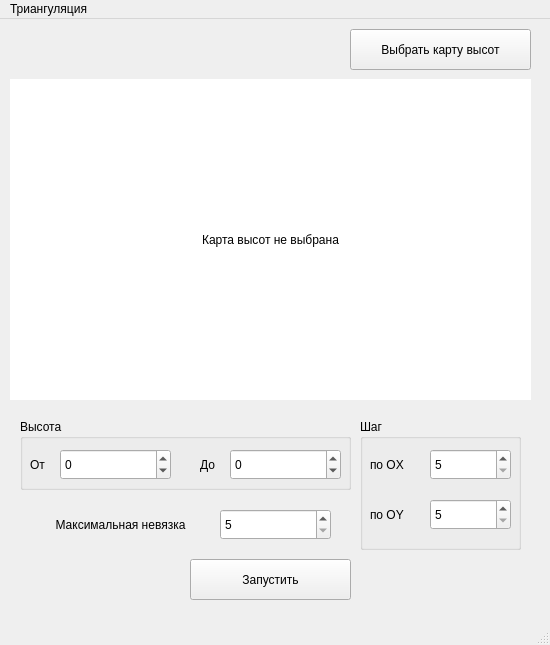
<?xml version="1.0" encoding="UTF-8"?>
<ui version="4.0">
 <class>parameters_triangulation_mainwindow</class>
 <widget class="QMainWindow" name="parameters_triangulation_mainwindow">
  <property name="windowModality">
   <enum>Qt::WindowModal</enum>
  </property>
  <property name="geometry">
   <rect>
    <x>0</x>
    <y>0</y>
    <width>550</width>
    <height>645</height>
   </rect>
  </property>
  <property name="windowTitle">
   <string>Окно параметров триангуляции</string>
  </property>
  <property name="windowIcon">
   <iconset>
    <normaloff>triangle.png</normaloff>triangle.png</iconset>
  </property>
  <property name="animated">
   <bool>true</bool>
  </property>
  <widget class="QWidget" name="parameters_triangulation_centralwidget">
   <widget class="QPushButton" name="choose_file_button">
    <property name="geometry">
     <rect>
      <x>350</x>
      <y>10</y>
      <width>181</width>
      <height>41</height>
     </rect>
    </property>
    <property name="statusTip">
     <string>Выбрать или заменить карту высот</string>
    </property>
    <property name="text">
     <string>Выбрать карту высот</string>
    </property>
   </widget>
   <widget class="QGroupBox" name="height_groupbox">
    <property name="geometry">
     <rect>
      <x>20</x>
      <y>400</y>
      <width>331</width>
      <height>71</height>
     </rect>
    </property>
    <property name="title">
     <string>Высота</string>
    </property>
    <widget class="QSpinBox" name="min_height_spinbox">
     <property name="geometry">
      <rect>
       <x>40</x>
       <y>30</y>
       <width>111</width>
       <height>31</height>
      </rect>
     </property>
     <property name="specialValueText">
      <string/>
     </property>
     <property name="minimum">
      <number>-1000000</number>
     </property>
     <property name="maximum">
      <number>1000000</number>
     </property>
    </widget>
    <widget class="QLabel" name="min_height_label">
     <property name="geometry">
      <rect>
       <x>10</x>
       <y>30</y>
       <width>31</width>
       <height>31</height>
      </rect>
     </property>
     <property name="text">
      <string>От</string>
     </property>
    </widget>
    <widget class="QLabel" name="max_height_label">
     <property name="geometry">
      <rect>
       <x>180</x>
       <y>30</y>
       <width>31</width>
       <height>31</height>
      </rect>
     </property>
     <property name="text">
      <string>До</string>
     </property>
    </widget>
    <widget class="QSpinBox" name="max_height_spinbox">
     <property name="geometry">
      <rect>
       <x>210</x>
       <y>30</y>
       <width>111</width>
       <height>31</height>
      </rect>
     </property>
     <property name="specialValueText">
      <string/>
     </property>
     <property name="minimum">
      <number>-1000000</number>
     </property>
     <property name="maximum">
      <number>1000000</number>
     </property>
    </widget>
   </widget>
   <widget class="QPushButton" name="start_triangulation_button">
    <property name="geometry">
     <rect>
      <x>190</x>
      <y>540</y>
      <width>161</width>
      <height>41</height>
     </rect>
    </property>
    <property name="statusTip">
     <string>Запустить процесс триангуляции</string>
    </property>
    <property name="text">
     <string>Запустить</string>
    </property>
   </widget>
   <widget class="QLabel" name="max_discrepancy_label">
    <property name="geometry">
     <rect>
      <x>30</x>
      <y>490</y>
      <width>181</width>
      <height>31</height>
     </rect>
    </property>
    <property name="text">
     <string>Максимальная невязка</string>
    </property>
    <property name="alignment">
     <set>Qt::AlignCenter</set>
    </property>
   </widget>
   <widget class="QSpinBox" name="max_discrepancy_spinbox">
    <property name="geometry">
     <rect>
      <x>220</x>
      <y>490</y>
      <width>111</width>
      <height>31</height>
     </rect>
    </property>
    <property name="specialValueText">
     <string/>
    </property>
    <property name="minimum">
     <number>5</number>
    </property>
    <property name="maximum">
     <number>1000000</number>
    </property>
    <property name="value">
     <number>5</number>
    </property>
   </widget>
   <widget class="QGroupBox" name="step_groupbox">
    <property name="geometry">
     <rect>
      <x>360</x>
      <y>400</y>
      <width>161</width>
      <height>131</height>
     </rect>
    </property>
    <property name="title">
     <string>Шаг</string>
    </property>
    <widget class="QLabel" name="step_y_label">
     <property name="geometry">
      <rect>
       <x>10</x>
       <y>80</y>
       <width>51</width>
       <height>31</height>
      </rect>
     </property>
     <property name="text">
      <string>по OY</string>
     </property>
    </widget>
    <widget class="QSpinBox" name="step_y_spinbox">
     <property name="geometry">
      <rect>
       <x>70</x>
       <y>80</y>
       <width>81</width>
       <height>31</height>
      </rect>
     </property>
     <property name="specialValueText">
      <string/>
     </property>
     <property name="minimum">
      <number>5</number>
     </property>
     <property name="maximum">
      <number>1000000</number>
     </property>
    </widget>
    <widget class="QLabel" name="step_x_label">
     <property name="geometry">
      <rect>
       <x>10</x>
       <y>30</y>
       <width>51</width>
       <height>31</height>
      </rect>
     </property>
     <property name="text">
      <string>по OX</string>
     </property>
    </widget>
    <widget class="QSpinBox" name="step_x_spinbox">
     <property name="geometry">
      <rect>
       <x>70</x>
       <y>30</y>
       <width>81</width>
       <height>31</height>
      </rect>
     </property>
     <property name="specialValueText">
      <string/>
     </property>
     <property name="minimum">
      <number>5</number>
     </property>
     <property name="maximum">
      <number>1000000</number>
     </property>
     <property name="value">
      <number>5</number>
     </property>
    </widget>
   </widget>
   <widget class="QLabel" name="chosen_map_image">
    <property name="geometry">
     <rect>
      <x>10</x>
      <y>60</y>
      <width>521</width>
      <height>321</height>
     </rect>
    </property>
    <property name="toolTip">
     <string>Карта высот не выбрана</string>
    </property>
    <property name="styleSheet">
     <string notr="true">background-color: rgb(255, 255, 255);</string>
    </property>
    <property name="text">
     <string>Карта высот не выбрана</string>
    </property>
    <property name="scaledContents">
     <bool>true</bool>
    </property>
    <property name="alignment">
     <set>Qt::AlignCenter</set>
    </property>
   </widget>
   <zorder>height_groupbox</zorder>
   <zorder>start_triangulation_button</zorder>
   <zorder>max_discrepancy_label</zorder>
   <zorder>max_discrepancy_spinbox</zorder>
   <zorder>step_groupbox</zorder>
   <zorder>chosen_map_image</zorder>
   <zorder>choose_file_button</zorder>
  </widget>
  <widget class="QMenuBar" name="parameters_triangulation_menubar">
   <property name="geometry">
    <rect>
     <x>0</x>
     <y>0</y>
     <width>550</width>
     <height>26</height>
    </rect>
   </property>
   <widget class="QMenu" name="triangulation_menu">
    <property name="title">
     <string>Триангуляция</string>
    </property>
    <addaction name="load_triangulation_action"/>
    <addaction name="separator"/>
   </widget>
   <addaction name="triangulation_menu"/>
  </widget>
  <widget class="QStatusBar" name="parameters_triangulation_statusbar"/>
  <action name="load_triangulation_action">
   <property name="text">
    <string>Загрузить из файла</string>
   </property>
   <property name="statusTip">
    <string>Загрузить триангуляцию из файла</string>
   </property>
  </action>
 </widget>
 <resources/>
 <connections/>
</ui>
